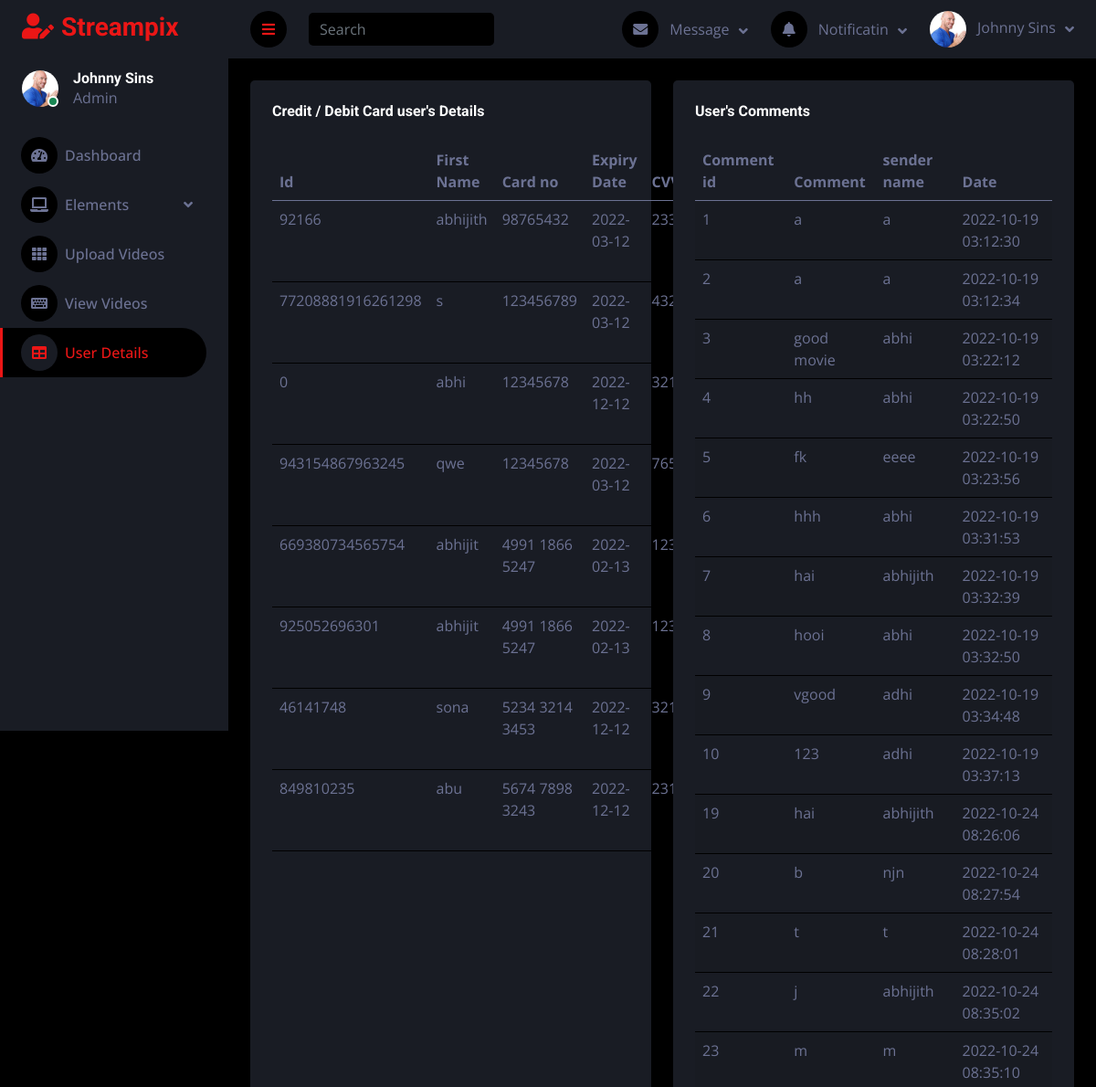
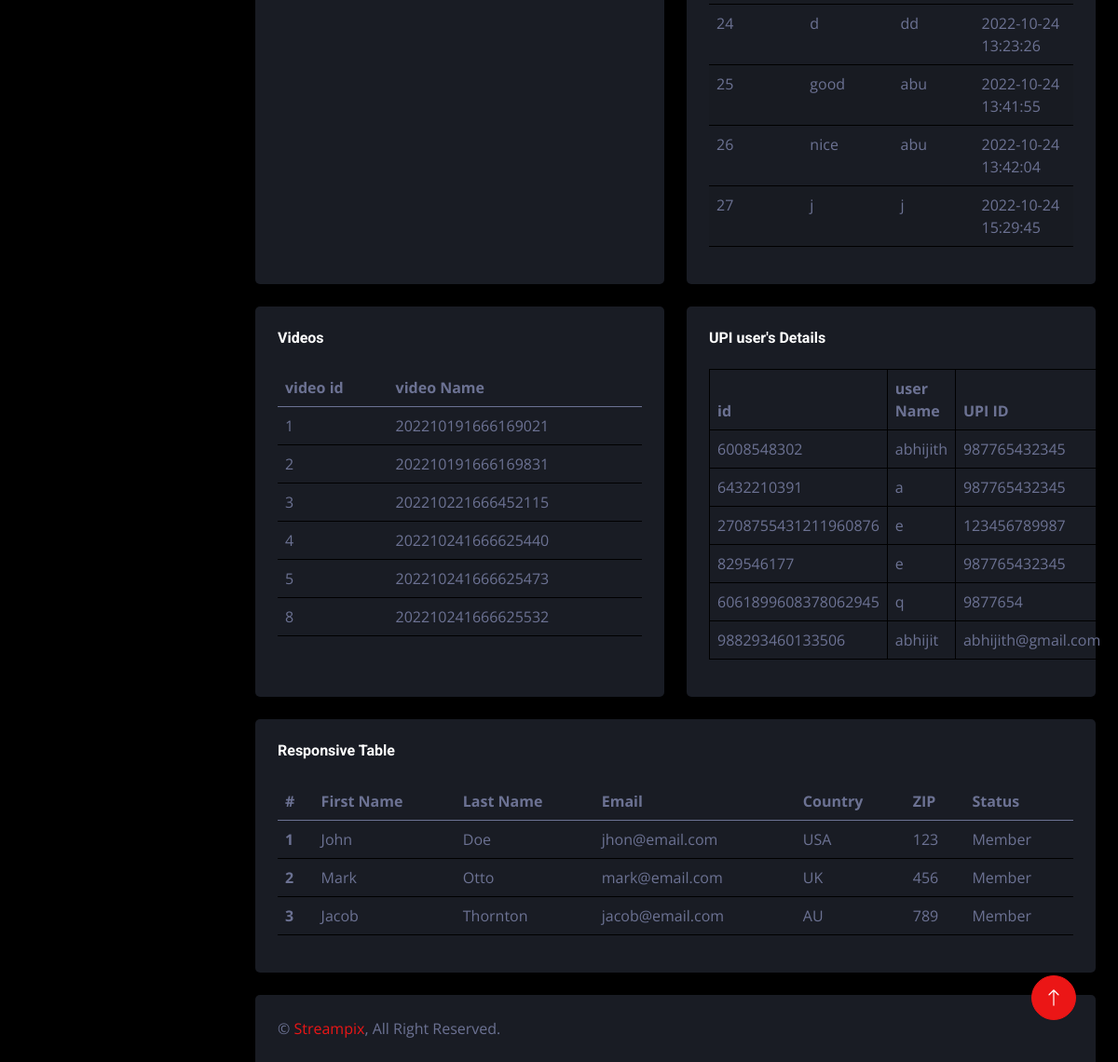
Screenshot of /Admin/table.php with the database file from the repository (2 pictures, top to bottom).
### tables this page shows
CREATE TABLE `users` (
  `id` bigint(20) NOT NULL,
  `user_id` bigint(20) NOT NULL,
  `user_name` varchar(100) NOT NULL,
  `password` varchar(100) NOT NULL,
  `card_no` varchar(100) NOT NULL,
  `expiry_date` date NOT NULL,
  `cvv` int(11) NOT NULL,
  `role` int(11) NOT NULL,
  `date` timestamp NOT NULL DEFAULT current_timestamp() ON UPDATE current_timestamp()
);

CREATE TABLE `tbl_comment` (
  `comment_id` int(11) NOT NULL,
  `parent_comment_id` int(11) NOT NULL,
  `comment` varchar(200) NOT NULL,
  `comment_sender_name` varchar(40) NOT NULL,
  `date` timestamp NOT NULL DEFAULT current_timestamp()
);

CREATE TABLE `video` (
  `video_id` int(11) NOT NULL,
  `video_name` varchar(100) NOT NULL,
  `location` varchar(100) NOT NULL
);

CREATE TABLE `upi_user` (
  `id` bigint(20) NOT NULL,
  `user_id` bigint(20) NOT NULL,
  `user_name` varchar(100) NOT NULL,
  `password` varchar(100) NOT NULL,
  `upi_id` varchar(100) NOT NULL,
  `date` timestamp NOT NULL DEFAULT current_timestamp() ON UPDATE current_timestamp()
);

### Admin/table.php (the view, shortened to what this page needs)
<?php
include("db.php");
?>
<!DOCTYPE html>
<html lang="en">
<head>
    <link href="https://cdnjs.cloudflare.com/ajax/libs/font-awesome/5.10.0/css/all.min.css" rel="stylesheet">
    <link href="https://cdn.jsdelivr.net/npm/bootstrap-icons@1.4.1/font/bootstrap-icons.css" rel="stylesheet">
    <link href="lib/owlcarousel/assets/owl.carousel.min.css" rel="stylesheet">
    <link href="lib/tempusdominus/css/tempusdominus-bootstrap-4.min.css" rel="stylesheet" />
    <link href="css/bootstrap.min.css" rel="stylesheet">
    <link href="css/style.css" rel="stylesheet">
</head>
<body>
    <div class="container-fluid position-relative d-flex p-0">
        <div class="sidebar pe-4 pb-3">
            <nav class="navbar bg-secondary navbar-dark">
                <a href="index.php" class="navbar-brand mx-4 mb-3">
                    <h3 class="text-primary"><i class="fa fa-user-edit me-2"></i>Streampix</h3>
                </a>
                <div class="d-flex align-items-center ms-4 mb-4">
                    <div class="position-relative">
                        <img class="rounded-circle" src="img/jony.jpg" alt="" style="width: 40px; height: 40px;">
                        <div class="bg-success rounded-circle border border-2 border-white position-absolute end-0 bottom-0 p-1"></div>
                    </div>
                    <div class="ms-3">
                        <h6 class="mb-0">Johnny Sins</h6>
                        <span>Admin</span>
                    </div>
                </div>
                <div class="navbar-nav w-100">
                    <a href="index.php" class="nav-item nav-link"><i class="fa fa-tachometer-alt me-2"></i>Dashboard</a>
                    <div class="nav-item dropdown">
                        <a href="#" class="nav-link dropdown-toggle" data-bs-toggle="dropdown"><i class="fa fa-laptop me-2"></i>Elements</a>
                    </div>
                    <a href="widget.php" class="nav-item nav-link"><i class="fa fa-th me-2"></i>Upload Videos</a>
                    <a href="form.php" class="nav-item nav-link"><i class="fa fa-keyboard me-2"></i>View Videos</a>
                    <a href="table.php" class="nav-item nav-link active"><i class="fa fa-table me-2"></i>User Details</a>
                </div>
        </div>
    </div>
    <div class="content">
        <nav class="navbar navbar-expand bg-secondary navbar-dark sticky-top px-4 py-0">
            <a href="#" class="sidebar-toggler flex-shrink-0">
                <i class="fa fa-bars"></i>
            </a>
            <form class="d-none d-md-flex ms-4">
                <input class="form-control bg-dark border-0" type="search" placeholder="Search">
            </form>
            <div class="navbar-nav align-items-center ms-auto">
                <div class="nav-item dropdown">
                    <a href="#" class="nav-link dropdown-toggle" data-bs-toggle="dropdown">
                        <i class="fa fa-envelope me-lg-2"></i>
                        <span class="d-none d-lg-inline-flex">Message</span>
                    </a>
                </div>
                <div class="nav-item dropdown">
                    <a href="#" class="nav-link dropdown-toggle" data-bs-toggle="dropdown">
                        <i class="fa fa-bell me-lg-2"></i>
                        <span class="d-none d-lg-inline-flex">Notificatin</span>
                    </a>
                </div>
                <div class="nav-item dropdown">
                    <a href="#" class="nav-link dropdown-toggle" data-bs-toggle="dropdown">
                        <img class="rounded-circle me-lg-2" src="img/jony.jpg" alt="" style="width: 40px; height: 40px;">
                        <span class="d-none d-lg-inline-flex">Johnny Sins</span>
                    </a>
                </div>
            </div>
        </nav>
        <div class="container-fluid pt-4 px-4">
            <div class="row g-4">
                <div class="col-sm-12 col-xl-6">
                    <div class="bg-secondary rounded h-100 p-4">
                        <h6 class="mb-4">Credit / Debit Card user's Details</h6>
                        <table class="table" id="here">
                            <thead>
                                <tr>
                                    <th scope="col">Id</th>
                                    <th scope="col">First Name</th>
                                    <th scope="col">Card no</th>
                                    <th scope="col">Expiry Date</th>
                                    <th scope="col">CVV</th>
                                    <th scope="col">Date</th>
                                </tr>
                            </thead>
                            <tbody>
                                <?php
                                $table = mysqli_query($con, 'Select * from users');
                                while ($row = mysqli_fetch_array($table)) { ?>
                                    <tr>
                                        <td><?php echo $row['user_id']; ?></td>
                                        <td><?php echo $row['user_name']; ?></td>
                                        <td><?php echo $row['card_no']; ?></td>
                                        <td><?php echo $row['expiry_date']; ?></td>
                                        <td><?php echo $row['cvv']; ?></td>
                                        <td><?php echo $row['date']; ?></td>
                                    </tr>
                                <?php }
                                ?>
                            </tbody>
                        </table>
                    </div>
                </div>
                <div class="col-sm-12 col-xl-6">
                    <div class="bg-secondary rounded h-100 p-4">
                        <h6 class="mb-4">User's Comments</h6>
                        <table class="table table-striped" id="comment">
                            <thead>
                                <tr>
                                    <th scope="col">Comment id</th>
                                    <th scope="col">Comment</th>
                                    <th scope="col">sender name</th>
                                    <th scope="col">Date</th>
                                </tr>
                            </thead>
                            <tbody>
                                <?php
                                $table = mysqli_query($con, 'Select * from tbl_comment');
                                while ($row = mysqli_fetch_array($table)) { ?>
                                    <tr>
                                        <td><?php echo $row['comment_id']; ?></td>
                                        <td><?php echo $row['comment']; ?></td>
                                        <td><?php echo $row['comment_sender_name']; ?></td>
                                        <td><?php echo $row['date']; ?></td>
                                    </tr>
                                <?php }
                                ?>
                            </tbody>
                        </table>
                    </div>
                </div>
                <div class="col-sm-12 col-xl-6">
                    <div class="bg-secondary rounded h-100 p-4">
                        <h6 class="mb-4">Videos</h6>
                        <table class="table table-hover" id="video">
                            <thead>
                                <tr>
                                    <th scope="col">video id</th>
                                    <th scope="col">video Name</th>
                                </tr>
                            </thead>
                            <tbody>
                                <?php
                                $table = mysqli_query($con, 'Select * from video');
                                while ($row = mysqli_fetch_array($table)) { ?>
                                    <tr>
                                        <td><?php echo $row['video_id']; ?></td>
                                        <td><?php echo $row['video_name']; ?></td>
                                    </tr>
                                <?php }
                                ?>
                            </tbody>
                        </table>
                    </div>
                </div>
                <div class="col-sm-12 col-xl-6">
                    <div class="bg-secondary rounded h-100 p-4">
                        <h6 class="mb-4">UPI user's Details</h6>
                        <table class="table table-bordered" id="upi">
                            <thead>
                                <tr>
                                    <th scope="col">id</th>
                                    <th scope="col">user Name</th>
                                    <th scope="col">UPI ID</th>
                                </tr>
                            </thead>
                            <tbody>
                                <?php
                                $table = mysqli_query($con, 'Select * from upi_user');
                                while ($row = mysqli_fetch_array($table)) { ?>
                                    <tr>
                                        <td><?php echo $row['user_id']; ?></td>
                                        <td><?php echo $row['user_name']; ?></td>
                                        <td><?php echo $row['upi_id']; ?></td>
                                    </tr>
                                <?php }
                                ?>
                            </tbody>
                        </table>
                    </div>
                </div>
                <div class="col-12">
                    <div class="bg-secondary rounded h-100 p-4">
                        <h6 class="mb-4">Responsive Table</h6>
                        <div class="table-responsive">
                            <table class="table">
                                <thead>
                                    <tr>
                                        <th scope="col">#</th>
                                        <th scope="col">First Name</th>
                                        <th scope="col">Last Name</th>
                                        <th scope="col">Email</th>
                                        <th scope="col">Country</th>
                                        <th scope="col">ZIP</th>
                                        <th scope="col">Status</th>
                                    </tr>
                                </thead>
                                <tbody>
                                    <tr>
                                        <th scope="row">1</th>
                                        <td>John</td>
                                        <td>Doe</td>
                                        <td>jhon@email.com</td>
                                        <td>USA</td>
                                        <td>123</td>
                                        <td>Member</td>
                                    </tr>
                                    <tr>
                                        <th scope="row">2</th>
                                        <td>Mark</td>
                                        <td>Otto</td>
                                        <td>mark@email.com</td>
                                        <td>UK</td>
                                        <td>456</td>
                                        <td>Member</td>
                                    </tr>
                                    <tr>
                                        <th scope="row">3</th>
                                        <td>Jacob</td>
                                        <td>Thornton</td>
                                        <td>jacob@email.com</td>
                                        <td>AU</td>
                                        <td>789</td>
                                        <td>Member</td>
                                    </tr>
                                </tbody>
                            </table>
                        </div>
                    </div>
                </div>
            </div>
        </div>
        <div class="container-fluid pt-4 px-4">
            <div class="bg-secondary rounded-top p-4">
                <div class="row">
                    <div class="col-12 col-sm-6 text-center text-sm-start">
                        &copy; <a href="#">Streampix</a>, All Right Reserved.
                    </div>
                </div>
            </div>
        </div>
    </div>
    <a href="#" class="btn btn-lg btn-primary btn-lg-square back-to-top"><i class="bi bi-arrow-up"></i></a>
</body>
</html>

### Admin/css/style.css (style rules this page uses)
:root { --primary: #EB1616; --secondary: #191C24; --light: #6C7293; --dark: #000000; }
.back-to-top { position: fixed; display: none; right: 45px; bottom: 45px; z-index: 99; }
.btn { transition: .5s; }
.btn-lg-square { width: 48px; height: 48px; }
.btn-square, .btn-sm-square, .btn-lg-square { padding: 0; display: inline-flex; align-items: center; justify-content: center; font-weight: normal; border-radius: 50px; }
.sidebar { position: fixed; top: 0; left: 0; bottom: 0; width: 250px; height: 100vh; overflow-y: auto; background: var(--secondary); transition: 0.5s; z-index: 999; }
.content { margin-left: 250px; min-height: 100vh; background: var(--dark); transition: 0.5s; }
@media (min-width: 992px) { .sidebar { margin-left: 0; } }
@media (min-width: 992px) { .content { width: calc(100% - 250px); } }
.sidebar .navbar .navbar-nav .nav-link { padding: 7px 20px; color: var(--light); font-weight: 500; border-left: 3px solid var(--secondary); border-radius: 0 30px 30px 0; outline: none; }
.sidebar .navbar .navbar-nav .nav-link:hover, .sidebar .navbar .navbar-nav .nav-link.active { color: var(--primary); background: var(--dark); border-color: var(--primary); }
.sidebar .navbar .navbar-nav .nav-link i { width: 40px; height: 40px; display: inline-flex; align-items: center; justify-content: center; background: var(--dark); border-radius: 40px; }
.sidebar .navbar .navbar-nav .nav-link:hover i, .sidebar .navbar .navbar-nav .nav-link.active i { background: var(--secondary); }
.sidebar .navbar .dropdown-toggle::after { position: absolute; top: 15px; right: 15px; border: none; content: "\f107"; font-family: "Font Awesome 5 Free"; font-weight: 900; transition: .5s; }
.content .navbar .navbar-nav .nav-link { margin-left: 25px; padding: 12px 0; color: var(--light); outline: none; }
.content .navbar .sidebar-toggler, .content .navbar .navbar-nav .nav-link i { width: 40px; height: 40px; display: inline-flex; align-items: center; justify-content: center; background: var(--dark); border-radius: 40px; }
.content .navbar .dropdown-toggle::after { margin-left: 6px; vertical-align: middle; border: none; content: "\f107"; font-family: "Font Awesome 5 Free"; font-weight: 900; transition: .5s; }

### rows the page displays
users: user "92166", user_name "abhijith", card_no "98765432", expiry_date "2022-03-12", cvv "233"
users: user "77208881916261298", user_name "s", card_no "123456789", expiry_date "2022-03-12", cvv "432"
users: user "0", user_name "abhi", card_no "12345678", expiry_date "2022-12-12", cvv "321"
users: user "943154867963245", user_name "qwe", card_no "12345678", expiry_date "2022-03-12", cvv "765"
users: user "669380734565754", user_name "abhijit", card_no "4991 1866 5247", expiry_date "2022-02-13", cvv "123"
users: user "925052696301", user_name "abhijit", card_no "4991 1866 5247", expiry_date "2022-02-13", cvv "123"
users: user "46141748", user_name "sona", card_no "5234 3214 3453", expiry_date "2022-12-12", cvv "321"
users: user "849810235", user_name "abu", card_no "5674 7898 3243", expiry_date "2022-12-12", cvv "231"
tbl_comment: comment_id "1", comment "a", comment_sender_name "a", date "2022-10-19 03:12:30"
tbl_comment: comment_id "2", comment "a", comment_sender_name "a", date "2022-10-19 03:12:34"
tbl_comment: comment_id "3", comment "good movie", comment_sender_name "abhi", date "2022-10-19 03:22:12"
tbl_comment: comment_id "4", comment "hh", comment_sender_name "abhi", date "2022-10-19 03:22:50"
tbl_comment: comment_id "5", comment "fk", comment_sender_name "eeee", date "2022-10-19 03:23:56"
tbl_comment: comment_id "6", comment "hhh", comment_sender_name "abhi", date "2022-10-19 03:31:53"
tbl_comment: comment_id "7", comment "hai", comment_sender_name "abhijith", date "2022-10-19 03:32:39"
tbl_comment: comment_id "8", comment "hooi", comment_sender_name "abhi", date "2022-10-19 03:32:50"
tbl_comment: comment_id "9", comment "vgood", comment_sender_name "adhi", date "2022-10-19 03:34:48"
tbl_comment: comment_id "10", comment "123", comment_sender_name "adhi", date "2022-10-19 03:37:13"
tbl_comment: comment_id "19", comment "hai", comment_sender_name "abhijith", date "2022-10-24 08:26:06"
tbl_comment: comment_id "20", comment "b", comment_sender_name "njn", date "2022-10-24 08:27:54"
tbl_comment: comment_id "21", comment "t", comment_sender_name "t", date "2022-10-24 08:28:01"
tbl_comment: comment_id "22", comment "j", comment_sender_name "abhijith", date "2022-10-24 08:35:02"
tbl_comment: comment_id "23", comment "m", comment_sender_name "m", date "2022-10-24 08:35:10"
tbl_comment: comment_id "24", comment "d", comment_sender_name "dd", date "2022-10-24 13:23:26"
tbl_comment: comment_id "25", comment "good", comment_sender_name "abu", date "2022-10-24 13:41:55"
tbl_comment: comment_id "26", comment "nice", comment_sender_name "abu", date "2022-10-24 13:42:04"
tbl_comment: comment_id "27", comment "j", comment_sender_name "j", date "2022-10-24 15:29:45"
video: video_id "1", video_name "202210191666169021"
video: video_id "2", video_name "202210191666169831"
video: video_id "3", video_name "202210221666452115"
video: video_id "4", video_name "202210241666625440"
video: video_id "5", video_name "202210241666625473"
video: video_id "8", video_name "202210241666625532"
upi_user: user "6008548302", user_name "abhijith", upi "987765432345"
upi_user: user "6432210391", user_name "a", upi "987765432345"
upi_user: user "2708755431211960876", user_name "e", upi "123456789987"
upi_user: user "829546177", user_name "e", upi "987765432345"
upi_user: user "6061899608378062945", user_name "q", upi "9877654"
upi_user: user "988293460133506", user_name "abhijit", upi "abhijith@gmail.com"
